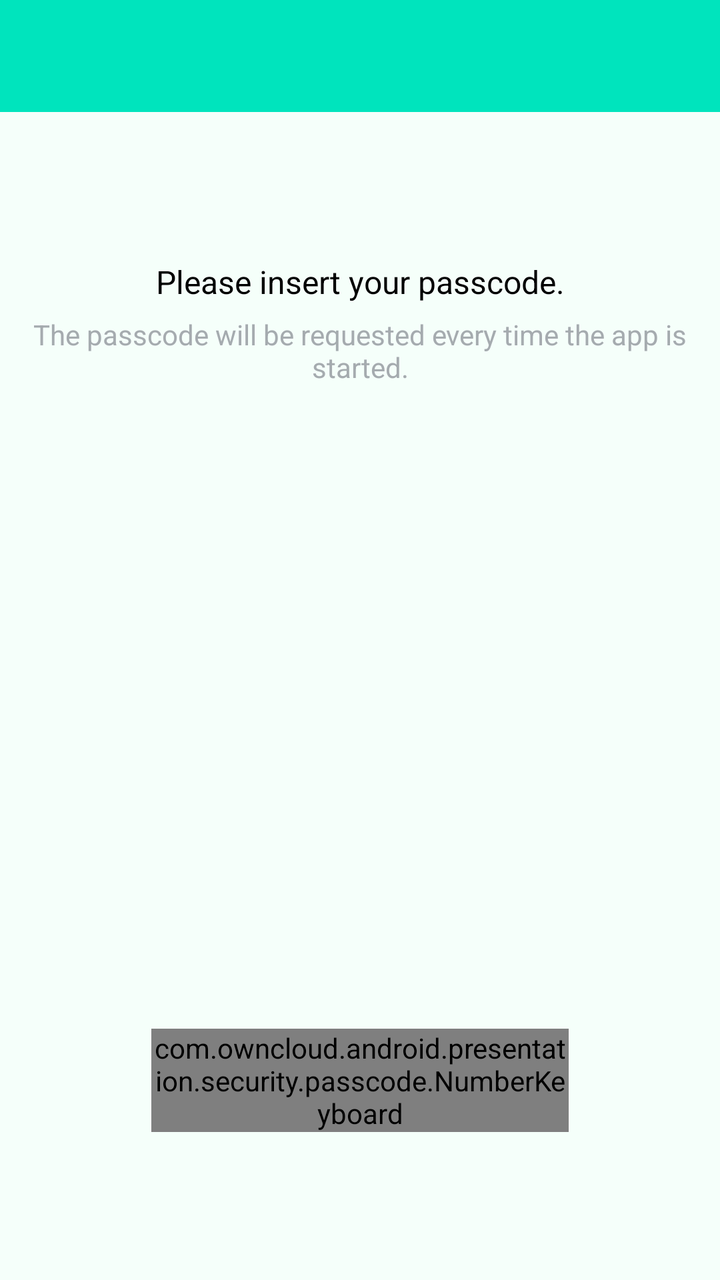
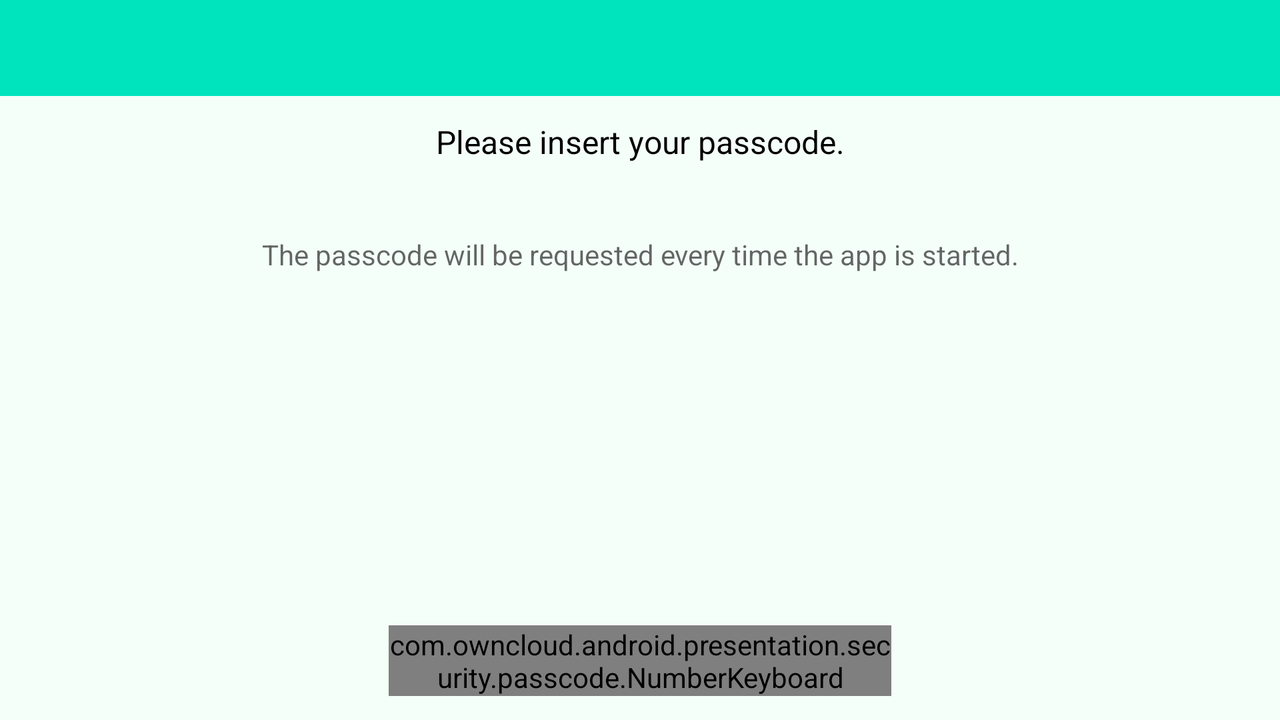

Two renders of one Android screen. The first uses the default layout on a phone; the second uses the alternative layout the repository ships for a different screen configuration, on a matching device. The two XML files are below.
<!-- AndroidManifest.xml: application theme Theme.ownCloud.Toolbar -->
<!-- res/layout/passcodelock.xml -->
<?xml version="1.0" encoding="utf-8"?>
<LinearLayout xmlns:android="http://schemas.android.com/apk/res/android"
    xmlns:app="http://schemas.android.com/apk/res-auto"
    android:layout_width="match_parent"
    android:layout_height="match_parent"
    android:orientation="vertical">

    <include
        android:id="@+id/toolbar_layout"
        layout="@layout/simple_toolbar" />

    <androidx.constraintlayout.widget.ConstraintLayout
        android:id="@+id/passcodeLockLayout"
        android:layout_width="match_parent"
        android:layout_height="0dp"
        android:layout_weight="1"
        android:layout_margin="@dimen/passcode_standard_margin"
        android:filterTouchesWhenObscured="true">

        <androidx.constraintlayout.widget.ConstraintLayout
            android:id="@+id/title"
            android:layout_width="match_parent"
            android:layout_height="wrap_content"
            app:layout_constraintTop_toTopOf="parent"
            app:layout_constraintBottom_toTopOf="@id/layout_code"
            app:layout_constraintStart_toStartOf="parent"
            app:layout_constraintEnd_toEndOf="parent">

            <TextView
                android:id="@+id/header"
                android:layout_width="wrap_content"
                android:layout_height="wrap_content"
                android:text="@string/pass_code_enter_pass_code"
                android:textColor="@color/black"
                android:textSize="16sp"
                app:layout_constraintBottom_toTopOf="@id/explanation"
                app:layout_constraintEnd_toEndOf="parent"
                app:layout_constraintStart_toStartOf="parent"
                app:layout_constraintTop_toTopOf="parent"
                app:layout_constraintVertical_chainStyle="spread_inside" />

            <TextView
                android:id="@+id/explanation"
                android:layout_width="match_parent"
                android:layout_height="wrap_content"
                android:layout_margin="@dimen/passcode_standard_margin"
                android:gravity="center"
                android:text="@string/pass_code_configure_your_pass_code_explanation"
                android:textSize="14sp"
                android:textColor="@color/grey"
                app:layout_constraintEnd_toEndOf="parent"
                app:layout_constraintStart_toStartOf="parent"
                app:layout_constraintTop_toBottomOf="@id/header" />
        </androidx.constraintlayout.widget.ConstraintLayout>


        <LinearLayout
            android:id="@+id/layout_code"
            android:layout_width="match_parent"
            android:layout_height="wrap_content"
            android:gravity="center_horizontal"
            android:orientation="horizontal"
            app:layout_constraintBottom_toTopOf="@id/error"
            app:layout_constraintEnd_toEndOf="parent"
            app:layout_constraintHorizontal_bias="0.5"
            app:layout_constraintStart_toStartOf="parent"
            app:layout_constraintTop_toBottomOf="@id/title">

            

        </LinearLayout>

        <TextView
            android:id="@+id/error"
            android:layout_width="wrap_content"
            android:layout_height="wrap_content"
            android:textColor="@color/warning"
            android:textSize="16sp"
            app:layout_constraintBottom_toTopOf="@id/lock_time"
            app:layout_constraintEnd_toEndOf="parent"
            app:layout_constraintHorizontal_bias="0.5"
            app:layout_constraintStart_toStartOf="parent"
            app:layout_constraintTop_toBottomOf="@id/layout_code" />

        <TextView
            android:id="@+id/lock_time"
            android:layout_width="wrap_content"
            android:layout_height="wrap_content"
            android:layout_marginTop="@dimen/passcode_standard_margin"
            android:textColor="@color/black"
            android:textSize="16sp"
            android:visibility="invisible"
            app:layout_constraintBottom_toTopOf="@id/numberKeyboard"
            app:layout_constraintEnd_toEndOf="parent"
            app:layout_constraintHorizontal_bias="0.5"
            app:layout_constraintStart_toStartOf="parent"
            app:layout_constraintTop_toBottomOf="@id/error" />

        <com.owncloud.android.presentation.security.passcode.NumberKeyboard
            android:id="@+id/numberKeyboard"
            android:layout_width="0dp"
            android:layout_height="wrap_content"
            app:layout_constraintBottom_toBottomOf="parent"
            app:layout_constraintEnd_toEndOf="@id/rightGuideline"
            app:layout_constraintHorizontal_bias="0.5"
            app:layout_constraintStart_toStartOf="@id/leftGuideline"
            app:layout_constraintTop_toBottomOf="@id/lock_time" />

        <androidx.constraintlayout.widget.Guideline
            android:id="@+id/leftGuideline"
            android:layout_width="wrap_content"
            android:layout_height="wrap_content"
            android:orientation="vertical"
            app:layout_constraintGuide_percent="0.2" />

        <androidx.constraintlayout.widget.Guideline
            android:id="@+id/rightGuideline"
            android:layout_width="wrap_content"
            android:layout_height="wrap_content"
            android:orientation="vertical"
            app:layout_constraintGuide_percent="0.8" />
    </androidx.constraintlayout.widget.ConstraintLayout>

</LinearLayout>
<!-- res/layout/simple_toolbar.xml (included above) -->
<?xml version="1.0" encoding="utf-8"?>
<com.google.android.material.appbar.AppBarLayout xmlns:android="http://schemas.android.com/apk/res/android"
    xmlns:app="http://schemas.android.com/apk/res-auto"
    android:id="@+id/simple_appbar"
    android:layout_width="match_parent"
    android:layout_height="wrap_content"
    android:background="?attr/colorPrimary"
    android:theme="@style/ownCloud.Appbar"
    app:elevation="0dp">

    <androidx.appcompat.widget.Toolbar
        android:id="@+id/simple_toolbar"
        android:layout_width="match_parent"
        android:layout_height="?attr/actionBarSize"
        android:accessibilityHeading="true"
        app:navigationContentDescription="@string/common_back"
        app:popupTheme="?attr/actionBarPopupTheme"
        app:titleTextColor="@color/textColor" />

</com.google.android.material.appbar.AppBarLayout>
<!-- resources referenced by this layout -->
<resources>
  <color name="black">#000000</color>
  <color name="grey">#A5ABAF</color>
  <color name="textColor">#26384d</color>
  <color name="warning">#f4511e</color>
  <dimen name="passcode_standard_margin">6dp</dimen>
  <string name="common_back">Back</string>
  <string name="pass_code_configure_your_pass_code_explanation">The passcode will be requested every time the app is started.</string>
  <string name="pass_code_enter_pass_code">Please insert your passcode.</string>
  <style name="ownCloud.Appbar" parent="ThemeOverlay.AppCompat.Dark.ActionBar">
          <item name="colorPrimary">@color/actionbar_start_color</item>
          
          <item name="android:textColorPrimary">@color/textColor</item>
          <item name="toolbarNavigationButtonStyle">@style/Toolbar.Button.Navigation.Tinted</item>
          
          <item name="colorControlNormal">@color/textColor</item>
          <item name="android:windowOptOutEdgeToEdgeEnforcement" tools:targetApi="35">true</item>
      </style>
  <style name="Theme.ownCloud.Toolbar">
          <item name="windowNoTitle">true</item>
          <item name="windowActionBar">false</item>
          
          <item name="android:windowDrawsSystemBarBackgrounds">true</item>
          <item name="android:windowOptOutEdgeToEdgeEnforcement" tools:targetApi="35">true</item>
      </style>
  <color name="actionbar_start_color">@color/primary</color>
  <style name="Toolbar.Button.Navigation.Tinted" parent="Widget.AppCompat.Toolbar.Button.Navigation">
          <item name="tint">@color/textColor</item>
      </style>
  <color name="primary">@color/owncloud_blue</color>
  <color name="owncloud_blue">#00e4bd</color>
</resources>
<!-- res/layout-w600dp/passcodelock.xml (the repository's variant of the layout above) -->
<!-- drawn on the phone turned sideways -->
<?xml version="1.0" encoding="utf-8"?>
<LinearLayout xmlns:android="http://schemas.android.com/apk/res/android"
    xmlns:app="http://schemas.android.com/apk/res-auto"
    android:layout_width="match_parent"
    android:layout_height="match_parent"
    android:orientation="vertical">

    <include
        android:id="@+id/toolbar_layout"
        layout="@layout/simple_toolbar" />

    <androidx.constraintlayout.widget.ConstraintLayout
        android:id="@+id/passcodeLockLayout"
        android:layout_width="match_parent"
        android:layout_height="0dp"
        android:layout_weight="1"
        android:layout_margin="@dimen/passcode_standard_margin"
        android:filterTouchesWhenObscured="true">

        <TextView
            android:id="@+id/header"
            android:layout_width="wrap_content"
            android:layout_height="wrap_content"
            android:layout_marginTop="@dimen/passcode_standard_margin"
            android:text="@string/pass_code_enter_pass_code"
            android:textColor="@android:color/black"
            android:textSize="16sp"
            app:layout_constraintBottom_toTopOf="@id/explanation"
            app:layout_constraintEnd_toEndOf="parent"
            app:layout_constraintHorizontal_bias="0.5"
            app:layout_constraintStart_toStartOf="parent"
            app:layout_constraintTop_toTopOf="parent"
            app:layout_constraintVertical_chainStyle="spread_inside" />

        <TextView
            android:id="@+id/explanation"
            android:layout_width="match_parent"
            android:layout_height="wrap_content"
            android:layout_margin="@dimen/passcode_standard_margin"
            android:gravity="center"
            android:text="@string/pass_code_configure_your_pass_code_explanation"
            android:textAppearance="@android:style/TextAppearance.Small"
            android:textSize="14sp"
            app:layout_constraintBottom_toTopOf="@id/layout_code"
            app:layout_constraintEnd_toEndOf="parent"
            app:layout_constraintHorizontal_bias="0.5"
            app:layout_constraintStart_toStartOf="parent"
            app:layout_constraintTop_toBottomOf="@id/header" />

        <LinearLayout
            android:id="@+id/layout_code"
            android:layout_width="match_parent"
            android:layout_height="wrap_content"
            android:gravity="center_horizontal"
            android:orientation="horizontal"
            app:layout_constraintBottom_toTopOf="@id/error"
            app:layout_constraintEnd_toEndOf="parent"
            app:layout_constraintHorizontal_bias="0.5"
            app:layout_constraintStart_toStartOf="parent"
            app:layout_constraintTop_toBottomOf="@id/explanation">

            

        </LinearLayout>

        <TextView
            android:id="@+id/error"
            android:layout_width="wrap_content"
            android:layout_height="wrap_content"
            android:textColor="@color/warning"
            android:textSize="16sp"
            app:layout_constraintBottom_toTopOf="@id/lock_time"
            app:layout_constraintEnd_toEndOf="parent"
            app:layout_constraintHorizontal_bias="0.5"
            app:layout_constraintStart_toStartOf="parent"
            app:layout_constraintTop_toBottomOf="@id/layout_code" />

        <TextView
            android:id="@+id/lock_time"
            android:layout_width="wrap_content"
            android:layout_height="wrap_content"
            android:layout_marginTop="@dimen/passcode_standard_margin"
            android:textColor="@android:color/black"
            android:textSize="16sp"
            android:visibility="invisible"
            app:layout_constraintBottom_toTopOf="@id/numberKeyboard"
            app:layout_constraintEnd_toEndOf="parent"
            app:layout_constraintHorizontal_bias="0.5"
            app:layout_constraintStart_toStartOf="parent"
            app:layout_constraintTop_toBottomOf="@id/error" />

        <com.owncloud.android.presentation.security.passcode.NumberKeyboard
            android:id="@+id/numberKeyboard"
            android:layout_width="0dp"
            android:layout_height="wrap_content"
            android:layout_marginBottom="@dimen/passcode_margin_bottom"
            app:layout_constraintBottom_toBottomOf="parent"
            app:layout_constraintEnd_toEndOf="@id/rightGuideline"
            app:layout_constraintHorizontal_bias="0.5"
            app:layout_constraintStart_toStartOf="@id/leftGuideline"
            app:layout_constraintTop_toBottomOf="@id/lock_time" />

        <androidx.constraintlayout.widget.Guideline
            android:id="@+id/leftGuideline"
            android:layout_width="wrap_content"
            android:layout_height="wrap_content"
            android:orientation="vertical"
            app:layout_constraintGuide_percent="0.3" />

        <androidx.constraintlayout.widget.Guideline
            android:id="@+id/rightGuideline"
            android:layout_width="wrap_content"
            android:layout_height="wrap_content"
            android:orientation="vertical"
            app:layout_constraintGuide_percent="0.7" />
    </androidx.constraintlayout.widget.ConstraintLayout>

</LinearLayout>
<!-- resources referenced by the variant -->
<!-- as the phone turned sideways resolves them -->
<resources>
  <color name="textColor">#26384d</color>
  <color name="warning">#f4511e</color>
  <dimen name="passcode_margin_bottom">6dp</dimen>
  <dimen name="passcode_standard_margin">6dp</dimen>
  <string name="common_back">Back</string>
  <string name="pass_code_configure_your_pass_code_explanation">The passcode will be requested every time the app is started.</string>
  <string name="pass_code_enter_pass_code">Please insert your passcode.</string>
  <style name="ownCloud.Appbar" parent="ThemeOverlay.AppCompat.Dark.ActionBar">
          <item name="colorPrimary">@color/actionbar_start_color</item>
          
          <item name="android:textColorPrimary">@color/textColor</item>
          <item name="toolbarNavigationButtonStyle">@style/Toolbar.Button.Navigation.Tinted</item>
          
          <item name="colorControlNormal">@color/textColor</item>
          <item name="android:windowOptOutEdgeToEdgeEnforcement" tools:targetApi="35">true</item>
      </style>
  <style name="Theme.ownCloud.Toolbar">
          <item name="windowNoTitle">true</item>
          <item name="windowActionBar">false</item>
          
          <item name="android:windowDrawsSystemBarBackgrounds">true</item>
          <item name="android:windowOptOutEdgeToEdgeEnforcement" tools:targetApi="35">true</item>
      </style>
  <color name="actionbar_start_color">@color/primary</color>
  <style name="Toolbar.Button.Navigation.Tinted" parent="Widget.AppCompat.Toolbar.Button.Navigation">
          <item name="tint">@color/textColor</item>
      </style>
  <color name="primary">@color/owncloud_blue</color>
  <color name="owncloud_blue">#00e4bd</color>
</resources>
